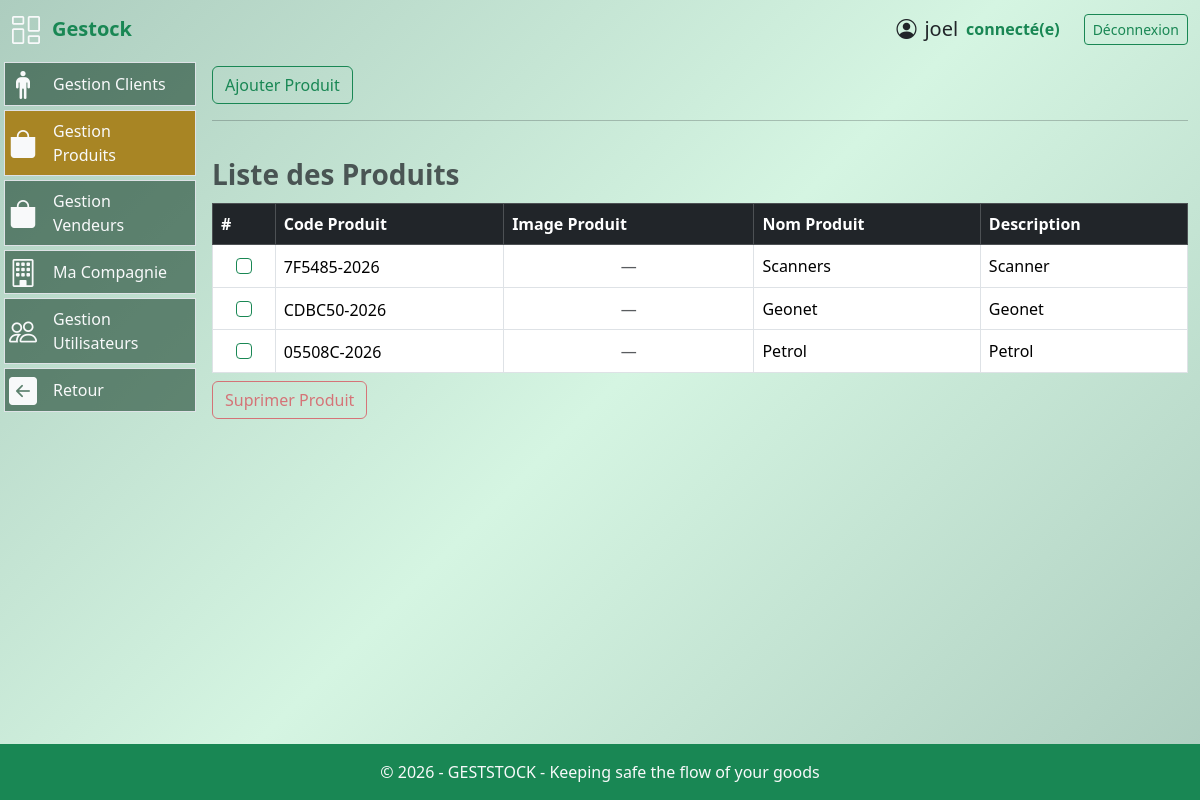
Page /gestion_materiel/produit (signed in) on the earlier database version.
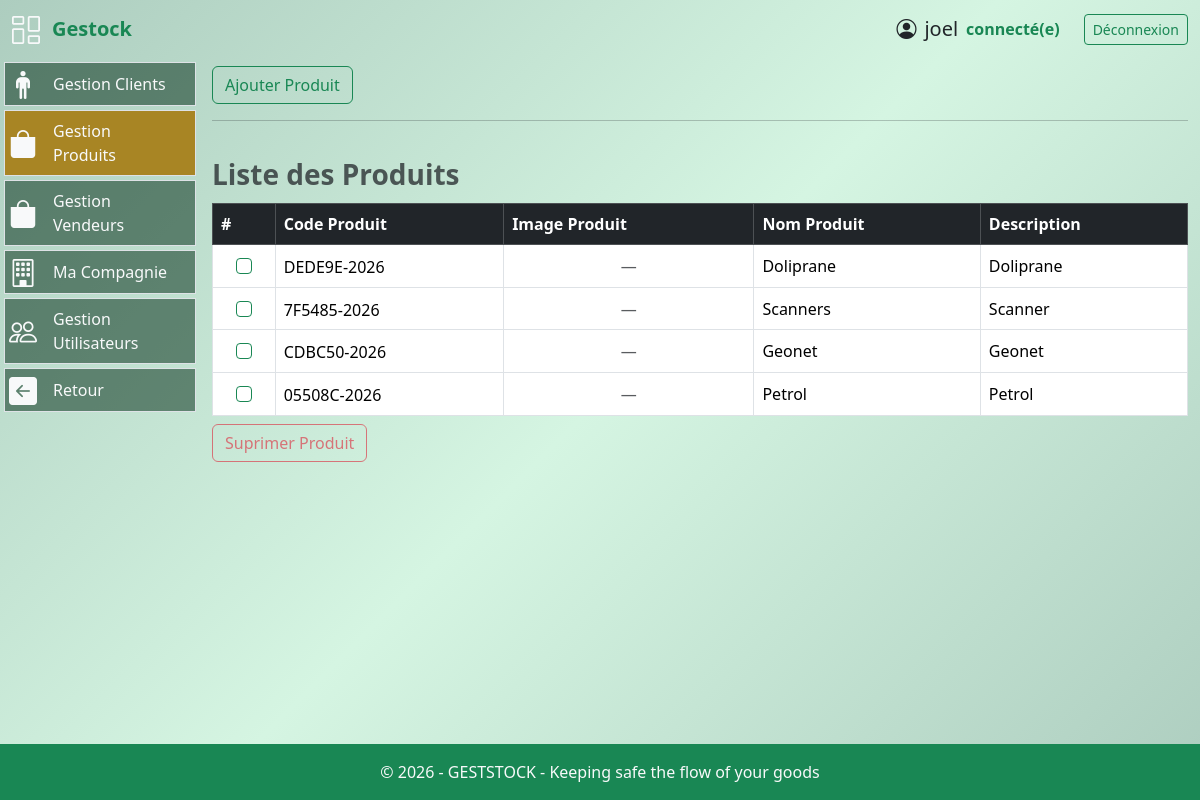
Same page on the later database version.
### models.py (models this page shows, shortened)
class Produit(db.Model):
  id = db.Column(db.Integer, primary_key=True)
  nom_produit = db.Column(db.String(128), nullable=False,index=True)
  code_produit = db.Column(db.String(256), nullable=False, unique=True)
  description = db.Column(db.String(256), nullable=False)
  image = db.Column(db.String(255), nullable=True)
  stocks = db.relationship("Stock", backref="produit", lazy=True)
  lignes_bon = db.relationship(
    "LigneBonCommande",
    back_populates="produit",
    cascade="all, delete-orphan"
)

### routes.py (the view, shortened to what this page needs)
@app.route('/gestion_materiel/produit', methods=['GET', 'POST'])
@login_required
def produit():
    form = ProduitForm(csrf_enabled=False)
    produits = Produit.query.order_by(Produit.nom_produit).all()
    return render_template('produit.html', form=form, produits=produits)

### forms.py
class ProduitForm(FlaskForm):
    image = FileField(
            "Image du produit",
            validators=[
                FileAllowed(
                    ['jpg', 'jpeg', 'png', 'webp'],
                    'Images uniquement (jpg, jpeg, png, webp)'
                )
            ]
        )
    description = TextAreaField(
            "Description",
            validators=[DataRequired()]
        )
    nom_produit = StringField('Nom produit', validators=[DataRequired()])
    stock = IntegerField(
        "Stock initial",
        default=0,
        validators=[
            NumberRange(min=0)
        ]
    )
    submit = SubmitField('Enregistrer')

### routes.py (called while the page is built)
@app.after_request
def disable_cache(response):
    response.headers["Cache-Control"] = "no-store, no-cache, must-revalidate, private"
    response.headers["Pragma"] = "no-cache"
    response.headers["Expires"] = "0"
    return response

@login_manager.user_loader
def load_user(user_id):
    return User.query.get(int(user_id))

@app.context_processor
def utility_processor():
    def is_active(prefix):
        return request.endpoint and prefix in request.endpoint
    return dict(is_active=is_active)

### templates/produit.html (shortened to what this page needs)
{% extends "base.html" %}
{% block content %}
<div class="py-2">
    <div class="row">
        <div class="col">
            <a class="btn btn-outline-success" data-bs-toggle="modal"
            data-bs-target="#addproduitmodal">Ajouter Produit</a>
        </div>
    </div>
  <hr>
  {% if produits %}
        <form action="{{ url_for('delete_produits') }}" method="post">
      <div class="table-responsive" style="max-height: 330px; overflow-y: auto;">
            <table class="table w-100 caption-top table-bordered px-1 align-middle
                  table-responsive my-2">
              <caption class="fs-3 fw-semibold">
                Liste des Produits
            </caption>
          <thead class="table-dark sticky-top">
            <tr>
              <th scope="col">#</th>
              <th scope="col">Code Produit</th>
              <th scope="col">Image Produit</th>
              <th scope="col">Nom Produit</th>
              <th scope="col">Description</th>
            </tr>
          </thead>
          <tbody>
            {% for produit in produits %}
            <tr class="produit-row"
                data-id="{{ produit.id }}"
                data-nom="{{ produit.nom_produit }}"
                data-description="{{ produit.description }}"
                data-stock="{{ produit.stock }}"
                style="cursor:pointer">
              <td class="text-center align-middle">
                <input class="form-check-input border-success produit-checkbox"
                name="produit_ids"
                type="checkbox" value="{{produit.id}}">
              </td>
              <td>
                <span class="align-middle">{{produit.code_produit}}</span>
              </td>
              <td class="text-center">
                {% if produit.image %}
                <img src="{{ produit.image }}"
                    style="max-height: 100px; object-fit: contain;"
                    class="img-fluid rounded border">
              {% else %}
                <span class="text-muted">—</span>
              {% endif %}
            </td>
              <td class="align-middle">
                <span>{{produit.nom_produit.capitalize()}}</span>
              </td>
              <td class="align-start">
                <span>{{produit.description.capitalize()}}</span>
              </td>
            </tr>
            {% endfor %}
          </tbody>
        </table>
      </div>
      <button type="submit" class="btn btn-outline-danger"
        onclick="return confirm('Voulez-vous supprimer ce ou ces produits ?')">Suprimer Produit
      </button>
      </form>
  </div>
  {% else %}
  <div class="alert alert-warning text-center">
          Aucun Produit enregistré pour le moment.
      </div>
  {% endif %}
</div>
{% endblock %}

Differences in the rows shown:
added Produit: code_produit "DEDE9E-2026", nom_produit "Doliprane", description "Doliprane"
